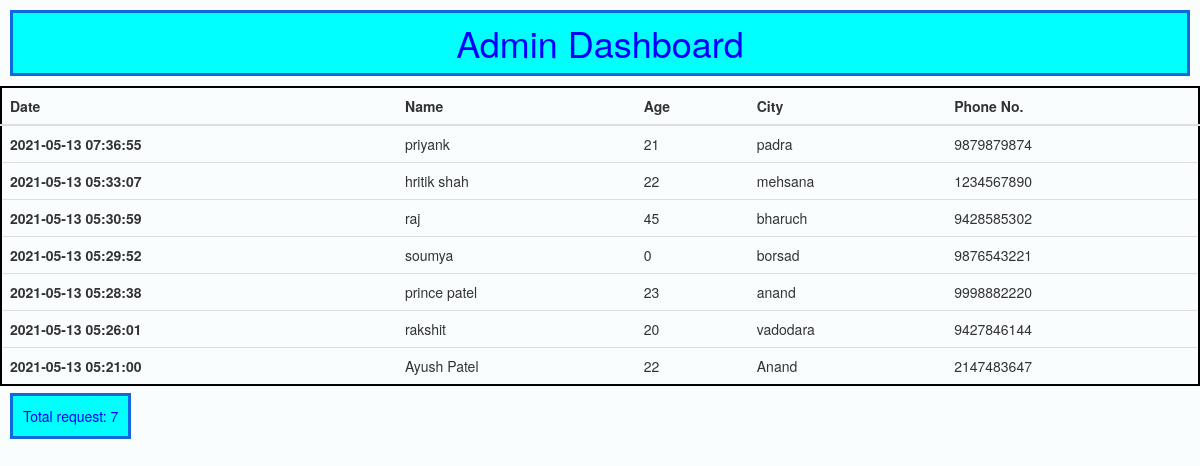
Page /dashboard.php on the committed database.
### tables this page shows
CREATE TABLE `trainer` (
  `ID` int(20) NOT NULL,
  `Date` timestamp NOT NULL DEFAULT current_timestamp(),
  `name` varchar(50) NOT NULL,
  `age` int(10) NOT NULL,
  `city` varchar(20) NOT NULL,
  `email` varchar(20) NOT NULL,
  `phone` varchar(10) NOT NULL
);

### dashboard.php (the view, shortened to what this page needs)
<!DOCTYPE html>
<html lang="en">
<head>
    <link rel="stylesheet" href="https://maxcdn.bootstrapcdn.com/bootstrap/3.4.1/css/bootstrap.min.css">
    <link rel="stylesheet" href="https://cdnjs.cloudflare.com/ajax/libs/font-awesome/4.7.0/css/font-awesome.min.css" />
    <link rel="stylesheet" href="style2.css">
</head>
<body>
    <div class="main-div">
        <a href="home.html">
        <h1 class="admin"> Admin Dashboard </h1>
</a>
        <div class="center-div">
            <div class="table-responsive">
                <table class="table">
  <thead>
    <tr>
      <th scope="col">Date</th>
      <th scope="col">Name</th>
      <th scope="col">Age</th>
      <th scope="col">City</th>
      <th scope="col">Phone No.</th>
    </tr>
  </thead>
  <tbody>
                    <?php
include 'config.php';
$selcetquery =" select * from trainer order by date DESC";
$query = mysqli_query($conn,$selcetquery);
$nums = mysqli_num_rows($query);
while($res = mysqli_fetch_array($query))
{
    ?>
<tr>
      <th scope="row"><?php echo $res['Date'];?></th>
      <td><?php echo $res['name'];?></td>
      <td><?php echo $res['age'];?></td>
      <td><?php echo $res['city'];?></td>
     <b> <td><?php echo $res['phone'];?></td></b>
    </tr>
<?php
}
?>
</tbody>
</table>
            </div>
    </div>
     <span class="total"> Total request: <?php  echo $nums ?> </span>
</body>
</html>

### style2.css (style rules this page uses)
body { margin: 0px; padding: 0px; background-color:rgb(249, 253, 253) }
.admin { text-align: center; padding: 10px; margin:10px; border: 3px solid rgb(15, 104, 221); background-color: aqua; color:blue; }
.table { border:2px solid black; }
.total { text-align: center; padding: 10px; margin:10px; border: 3px solid rgb(15, 104, 221); background-color: aqua; color:blue; }

### rows in the picture
trainer: Date "2021-05-13 07:36:55", name "priyank", age "21", city "padra", phone "9879879874"
trainer: Date "2021-05-13 05:33:07", name "hritik shah", age "22", city "mehsana", phone "1234567890"
trainer: Date "2021-05-13 05:30:59", name "raj", age "45", city "bharuch", phone "9428585302"
trainer: Date "2021-05-13 05:29:52", name "soumya", age "0", city "borsad", phone "9876543221"
trainer: Date "2021-05-13 05:28:38", name "prince patel", age "23", city "anand", phone "9998882220"
trainer: Date "2021-05-13 05:26:01", name "rakshit", age "20", city "vadodara", phone "9427846144"
trainer: Date "2021-05-13 05:21:00", name "Ayush Patel", age "22", city "Anand", phone "2147483647"

### other values in the picture
$nums "7"
